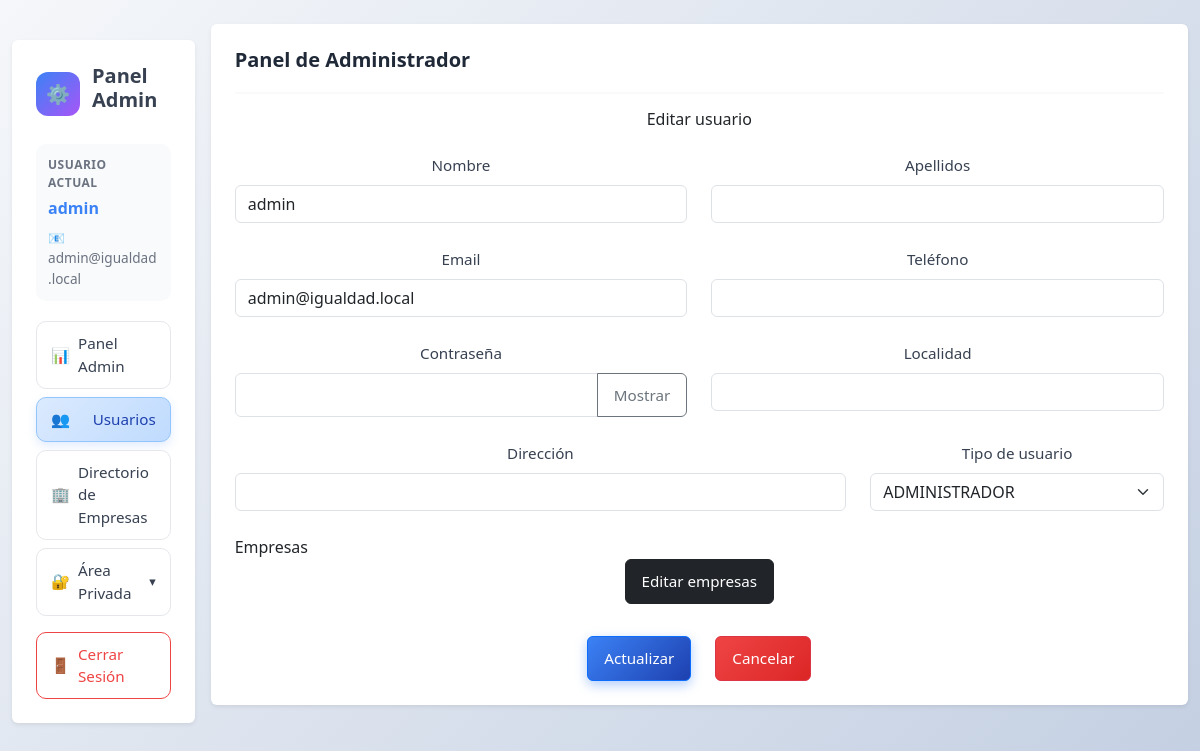
Screenshot of /Igualdad/model/admin.php?view=edit&id_usuario=1 (signed in) with the database file from the repository.
### tables this page shows
CREATE TABLE `usuario`(
 `id_usuario`INT PRIMARY KEY AUTO_INCREMENT NOT NULL,
 `nombre_usuario`VARCHAR(255) UNIQUE NOT NULL,
 `apellidos`VARCHAR(255) DEFAULT NULL,
 `email`VARCHAR(255) UNIQUE NOT NULL,
 `telefono`VARCHAR(20)  DEFAULT NULL,
 `firmacorreo`VARCHAR(255) DEFAULT NULL,
 `direccion`VARCHAR(255) DEFAULT NULL,
 `localidad`VARCHAR(20) DEFAULT NULL,
 `password`VARCHAR(255) NOT NULL,
 `rol_id`INT NOT NULL,
    CONSTRAINT fk_usuario_rol FOREIGN KEY (rol_id) REFERENCES rol(id) ON DELETE RESTRICT,
INDEX idx_usuario_rol (rol_id)
);

CREATE TABLE `rol`(
 `id`INT PRIMARY KEY AUTO_INCREMENT NOT NULL,
 `nombre`VARCHAR(100) UNIQUE NOT NULL
);

### Igualdad/html/admin.html.php (the view, shortened to what the rows shown need)
<!doctype html>
<html lang="es">
<head>
    <link rel="stylesheet" href="../css/global.css">
    <link href="https://cdn.jsdelivr.net/npm/bootstrap@5.3.3/dist/css/bootstrap.min.css" rel="stylesheet">
    <link href="https://cdn.jsdelivr.net/npm/fullcalendar@6.1.15/index.global.min.css" rel="stylesheet">
    <link rel="stylesheet" href="../css/admin.css">
</head>
<body class="bg-light">
    <?php $view = $view ?? 'menu'; ?>
    <div class="container-fluid py-4">
        <div class="row g-3">
            <aside class="col-12 col-lg-3 col-xl-2">
                <div class="card shadow-sm border-0 sidebar">
                    <div class="card-body">
                        <div class="sidebar-user-info">
                            <div class="info-label">Usuario Actual</div>
                            <div class="info-value"><?= h($adminUsername ?? 'admin') ?></div>
                            <?php if (!empty($adminEmail)): ?>
                                <div class="info-email">📧 <?= h($adminEmail) ?></div>
                            <?php endif; ?>
                        </div>
                    </div>
                </div>
            </aside>
            <main class="col-12 col-lg-9 col-xl-10">
                <div class="card panel mx-auto shadow-sm border-0 <?= in_array($view, ['menu', 'ver_usuarios'], true) ? 'panel-wide' : '' ?> <?= ($view === 'seguimiento_tecnicos') ? 'panel-followup' : '' ?> <?= ($view === 'reuniones') ? 'panel-reuniones' : '' ?>">
                    <div class="card-body p-4">
                        <?php if ($view === 'menu'): ?>
                            <div class="admin-kpi-grid">
                                <div>
                                    <a class="admin-kpi-card" href="../model/empresa.php?view=ver_empresas&from=admin">
                                        <div class="admin-kpi-head">
                                            <span>Clientes</span>
                                            <span class="admin-kpi-icon">🏢</span>
                                        </div>
                                        <div class="admin-kpi-value"><?= (int)$totalClientes ?></div>
                                    </a>
                                </div>
                                <div>
                                    <a class="admin-kpi-card" href="admin.php?view=seguimiento_tecnicos">
                                        <div class="admin-kpi-head">
                                            <span>Técnicos</span>
                                            <span class="admin-kpi-icon">🧑‍💻</span>
                                        </div>
                                        <div class="admin-kpi-value"><?= (int)$totalTecnicos ?></div>
                                    </a>
                                </div>
                                <div>
                                    <a class="admin-kpi-card" href="../model/empresa.php?view=ver_contratos&from=admin">
                                        <div class="admin-kpi-head">
                                            <span>Servicios de Empresas</span>
                                            <span class="admin-kpi-icon">💼</span>
                                        </div>
                                        <div class="admin-kpi-value"><?= (int)$totalPlanesIgualdad ?></div>
                                    </a>
                                </div>
                                <div>
                                    <a class="admin-kpi-card" href="../model/empresa.php?view=ver_contratos&tipo_contrato=MANTENIMIENTO&from=admin">
                                        <div class="admin-kpi-head">
                                            <span>Mantenimientos</span>
                                            <span class="admin-kpi-icon">🛠️</span>
                                        </div>
                                        <div class="admin-kpi-value"><?= (int)$totalMantenimientos ?></div>
                                    </a>
                                </div>
                            </div>
                            <section class="operational-wrap">
                                <h5 class="mb-1">Resumen operativo</h5>
                                <p class="text-muted mb-3">Vista global del estado de cartera.</p>
                                <?php if (empty($adminOperationalSummary)): ?>
                                    <div class="alert alert-light border mb-0">No hay empresas con contratos para mostrar en el resumen.</div>
                                <?php else: ?>
                                    <?php foreach (($adminOperationalSummary ?? []) as $item): ?>
                                        <article class="operational-item">
                                            <div class="operational-top">
                                                <div>
                                                    <div class="operational-title"><?= h((string)($item['razon_social'] ?? '')) ?></div>
                                                    <div class="operational-meta"><?= h((string)($item['plan'] ?? '')) ?> · Tecnico: <?= h((string)($item['tecnico'] ?? 'Sin tecnico asignado')) ?></div>
                                                </div>
                                                <span class="operational-state"><?= h((string)($item['estado'] ?? 'Pendiente')) ?></span>
                                            </div>
                                            <div class="operational-progress">
                                                <div class="operational-progress-bar" style="width: <?= (int)($item['progreso'] ?? 0) ?>%;"></div>
                                            </div>
                                        </article>
                                    <?php endforeach; ?>
                                <?php endif; ?>
                            </section>
                        <?php elseif ($view === 'edit'): ?>
                            <?php
                            $selectedId = isset($_GET['id_usuario']) ? (int)$_GET['id_usuario'] : 0;
                            $selectedUser = null;
                            foreach (($usuarios ?? []) as $uu) {
                                if ((int)$uu['id_usuario'] === $selectedId) {
                                    $selectedUser = $uu;
                                    break;
                                }
                            }
                            ?>
                            <?php if ($selectedUser === null): ?>
                                <div class="alert alert-warning">Usuario no encontrado.</div>
                            <?php else: ?>
                                <form method="post" action="../controller/admin_controller.php" class="edit-user-form">
                                    <div class="row g-4">
                                        <div class="col-12 col-md-6">
                                            <label class="form-label text-center w-100">Nombre</label>
                                            <input class="form-control edit-input" name="nombre_usuario" value="<?= h($selectedUser['nombre_usuario'] ?? '') ?>" required>
                                        </div>
                                        <div class="col-12 col-md-6">
                                            <label class="form-label text-center w-100">Apellidos</label>
                                            <input class="form-control edit-input" name="apellidos" value="<?= h($selectedUser['apellidos'] ?? '') ?>">
                                        </div>
                                        <div class="col-12 col-md-6">
                                            <label class="form-label text-center w-100">Email</label>
                                            <input class="form-control edit-input" name="email" type="email" value="<?= h($selectedUser['email'] ?? '') ?>" required>
                                        </div>
                                        <div class="col-12 col-md-6">
                                            <label class="form-label text-center w-100">Teléfono</label>
                                            <input class="form-control edit-input" name="telefono" value="<?= h($selectedUser['telefono'] ?? '') ?>">
                                        </div>
                                        <div class="col-12 col-md-6">
                                            <label class="form-label text-center w-100">Contraseña</label>
                                            <div class="input-group">
                                                <input id="adminEditPassword" class="form-control edit-input" name="password" type="password" placeholder="" minlength="6">
                                                <button class="btn btn-outline-secondary" type="button" data-password-toggle data-target="adminEditPassword" aria-label="Mostrar contraseña">Mostrar</button>
                                            </div>
                                        </div>
                                        <div class="col-12 col-md-6">
                                            <label class="form-label text-center w-100">Localidad</label>
                                            <input class="form-control edit-input" name="localidad" value="<?= h($selectedUser['localidad'] ?? '') ?>">
                                        </div>
                                        <div class="col-12 col-md-8">
                                            <label class="form-label text-center w-100">Dirección</label>
                                            <input class="form-control edit-input" name="direccion" value="<?= h($selectedUser['direccion'] ?? '') ?>">
                                        </div>
                                        <div class="col-12 col-md-4">
                                            <label class="form-label text-center w-100">Tipo de usuario</label>
                                            <select class="form-select edit-input" name="rol_id" required>
                                                <?php foreach (($roles ?? []) as $r): ?>
                                                    <option value="<?= (int)$r['id'] ?>" <?= ((int)$r['id'] === (int)($selectedUser['rol_id'] ?? 0)) ? 'selected' : '' ?>>
                                                        <?= h($r['nombre']) ?>
                                                    </option>
                                                <?php endforeach; ?>
                                            </select>
                                        </div>
                                        <div class="col-12">
                                            <div class="empresas-card">
                                                <div class="empresas-title">Empresas</div>
                                                <div class="d-flex justify-content-center">
                                                    <a class="btn btn-dark px-4" href="lista_empresa.php?id_usuario=<?= (int)$selectedUser['id_usuario'] ?>">Editar empresas</a>
                                                </div>
                                            </div>
                                        </div>
                                        <div class="col-12">
                                            <div class="d-flex justify-content-center gap-4 mt-2">
                                                <button class="btn btn-primary px-5" type="submit">Actualizar</button>
                                                <a class="btn btn-danger px-5" href="admin.php?view=ver_usuarios">Cancelar</a>
                                            </div>
                                        </div>
                                    </div>
                                </form>
                            <?php endif; ?>
                        <?php elseif ($view === 'privada'): ?>
                            <div class="alert alert-light border mb-0">
                                Selecciona una opcion de Area Privada: <strong>Mi cuenta</strong> o <strong>Mis reuniones</strong>.
                            </div>
                <?php endif; ?>
                </div>
        </div>
        </main>
    </div>
    </div>
</body>
</html>

### rows the page displays
usuario: email "admin@igualdad.local", nombre_usuario "admin", rol_id "ADMINISTRADOR"

### other values shown
$adminUsername "admin"
